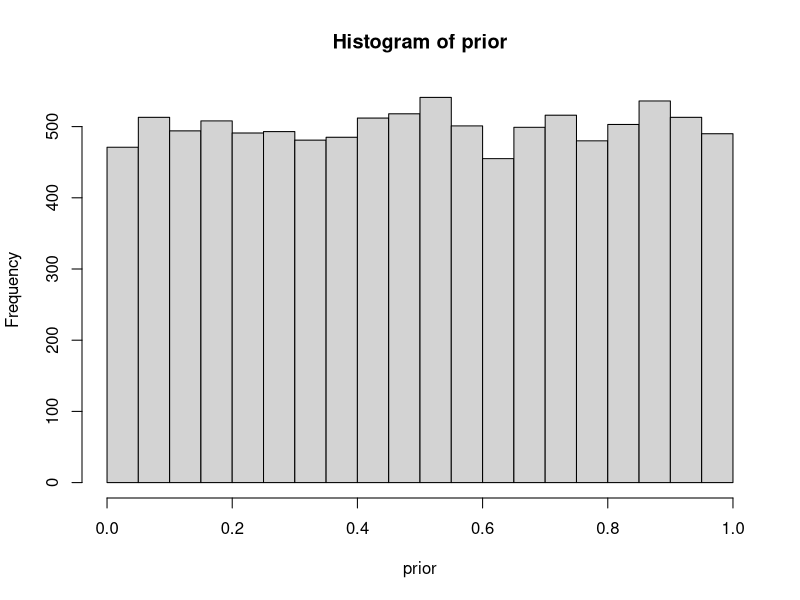
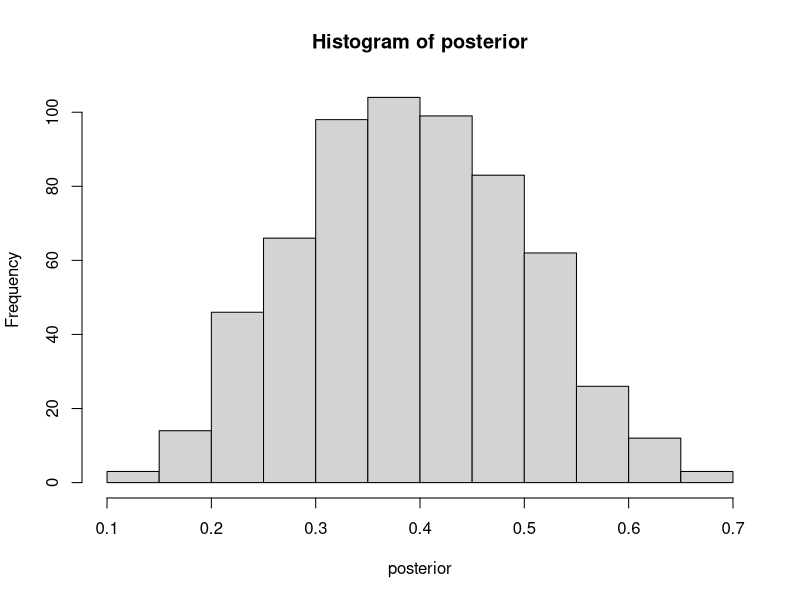

The R source for these figures, in order:
"
Question I) Build a Bayesian model that answers the question: 
What would the rate of sign-up be if method A was used on a larger number of people?
source: http://www.sumsar.net/files/posts/2017-bayesian-tutorial-exercises/modeling_exercise1.html
"

# Number of random draws from the prior
n_draws <- 10000

prior <- runif(n_draws, min = 0, max = 1)# Here you sample n_draws draws from the prior  
hist(prior) # It's always good to eyeball the prior to make sure it looks ok.

# Here you define the generative model
generative_model <- function(prob_of_success){
  success <-  1
  trials <-  16
  subscribers <- rbinom(n=success, size=trials, prob=prob_of_success)
  print(subscribers)
}

# Here you simulate data using the parameters from the prior and the 
# generative model
sim_data <- rep(0, n_draws)
for(i in 1:n_draws) {
  sim_data[i] <-  generative_model(prior[i])
}

observed_data = 6 #people who signed up

# Here you filter off all draws that do not match the data.
posterior <- prior[sim_data == observed_data] 

hist(posterior) # Eyeball the posterior
length(posterior) # See that we got enought draws left after the filtering.
# There are no rules here, but you probably want to aim
# for >1000 draws.

# Now you can summarize the posterior, where a common summary is to take the mean
# or the median posterior, and perhaps a 95% quantile interval.
median(posterior)
quantile(posterior, c(0.025, 0.975))

#Question II) What's the probability that method A is better than telemarketing?
sum(posterior > 0.2) / length(posterior) #has to divide by length because the posterior is not normalized
#[1] 0.9695431

